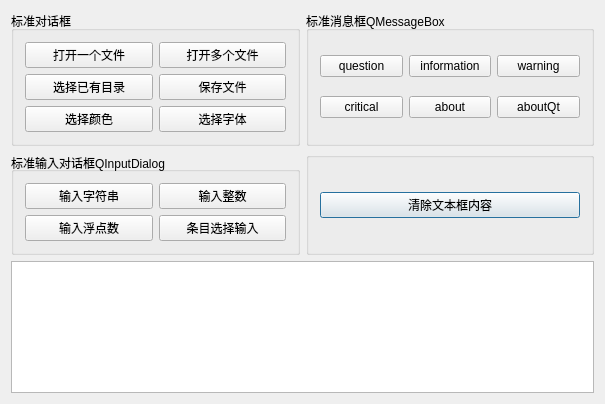
<?xml version="1.0" encoding="UTF-8"?>
<ui version="4.0">
 <class>Dialog</class>
 <widget class="QDialog" name="Dialog">
  <property name="geometry">
   <rect>
    <x>0</x>
    <y>0</y>
    <width>605</width>
    <height>404</height>
   </rect>
  </property>
  <property name="windowTitle">
   <string>标准对话框的使用</string>
  </property>
  <layout class="QGridLayout" name="gridLayout_5">
   <item row="0" column="0">
    <layout class="QGridLayout" name="gridLayout_4">
     <property name="sizeConstraint">
      <enum>QLayout::SetFixedSize</enum>
     </property>
     <item row="1" column="1">
      <widget class="QGroupBox" name="groupBox_4">
       <property name="title">
        <string/>
       </property>
       <layout class="QHBoxLayout" name="horizontalLayout">
        <item>
         <widget class="QPushButton" name="btnCleanText">
          <property name="text">
           <string>清除文本框内容</string>
          </property>
         </widget>
        </item>
       </layout>
      </widget>
     </item>
     <item row="0" column="0">
      <widget class="QGroupBox" name="groupBox">
       <property name="title">
        <string>标准对话框</string>
       </property>
       <layout class="QGridLayout" name="gridLayout">
        <item row="1" column="1">
         <widget class="QPushButton" name="btnSave">
          <property name="text">
           <string>保存文件</string>
          </property>
         </widget>
        </item>
        <item row="2" column="1">
         <widget class="QPushButton" name="btnFont">
          <property name="text">
           <string>选择字体</string>
          </property>
         </widget>
        </item>
        <item row="2" column="0">
         <widget class="QPushButton" name="btnColor">
          <property name="text">
           <string>选择颜色</string>
          </property>
         </widget>
        </item>
        <item row="1" column="0">
         <widget class="QPushButton" name="btnSelectDir">
          <property name="text">
           <string>选择已有目录</string>
          </property>
         </widget>
        </item>
        <item row="0" column="0">
         <widget class="QPushButton" name="btnOpen">
          <property name="text">
           <string>打开一个文件</string>
          </property>
         </widget>
        </item>
        <item row="0" column="1">
         <widget class="QPushButton" name="btnOpenMulti">
          <property name="text">
           <string>打开多个文件</string>
          </property>
         </widget>
        </item>
       </layout>
      </widget>
     </item>
     <item row="0" column="1">
      <widget class="QGroupBox" name="groupBox_2">
       <property name="title">
        <string>标准消息框QMessageBox</string>
       </property>
       <layout class="QGridLayout" name="gridLayout_3">
        <item row="1" column="0">
         <widget class="QPushButton" name="btnMsgCritical">
          <property name="text">
           <string>critical</string>
          </property>
         </widget>
        </item>
        <item row="1" column="1">
         <widget class="QPushButton" name="btnMsgAbout">
          <property name="text">
           <string>about</string>
          </property>
         </widget>
        </item>
        <item row="1" column="2">
         <widget class="QPushButton" name="btnMsgAboutQt">
          <property name="text">
           <string>aboutQt</string>
          </property>
         </widget>
        </item>
        <item row="0" column="0">
         <widget class="QPushButton" name="btnMsgQuestion">
          <property name="text">
           <string>question</string>
          </property>
         </widget>
        </item>
        <item row="0" column="1">
         <widget class="QPushButton" name="btnMsgInformation">
          <property name="text">
           <string>information</string>
          </property>
         </widget>
        </item>
        <item row="0" column="2">
         <widget class="QPushButton" name="btnMsgWarning">
          <property name="text">
           <string>warning</string>
          </property>
         </widget>
        </item>
       </layout>
      </widget>
     </item>
     <item row="1" column="0">
      <widget class="QGroupBox" name="groupBox_3">
       <property name="font">
        <font>
         <pointsize>9</pointsize>
        </font>
       </property>
       <property name="title">
        <string>标准输入对话框QInputDialog</string>
       </property>
       <property name="alignment">
        <set>Qt::AlignLeading|Qt::AlignLeft|Qt::AlignVCenter</set>
       </property>
       <property name="flat">
        <bool>false</bool>
       </property>
       <property name="checkable">
        <bool>false</bool>
       </property>
       <layout class="QGridLayout" name="gridLayout_2">
        <item row="0" column="0">
         <widget class="QPushButton" name="btnInputString">
          <property name="text">
           <string>输入字符串</string>
          </property>
         </widget>
        </item>
        <item row="0" column="1">
         <widget class="QPushButton" name="btnInputInt">
          <property name="text">
           <string>输入整数</string>
          </property>
         </widget>
        </item>
        <item row="1" column="0">
         <widget class="QPushButton" name="btnInputFloat">
          <property name="text">
           <string>输入浮点数</string>
          </property>
         </widget>
        </item>
        <item row="1" column="1">
         <widget class="QPushButton" name="btnInputItem">
          <property name="text">
           <string>条目选择输入</string>
          </property>
         </widget>
        </item>
       </layout>
      </widget>
     </item>
     <item row="2" column="0" colspan="2">
      <widget class="QPlainTextEdit" name="plainTextEdit"/>
     </item>
    </layout>
   </item>
  </layout>
 </widget>
 <layoutdefault spacing="6" margin="11"/>
 <resources/>
 <connections/>
</ui>
